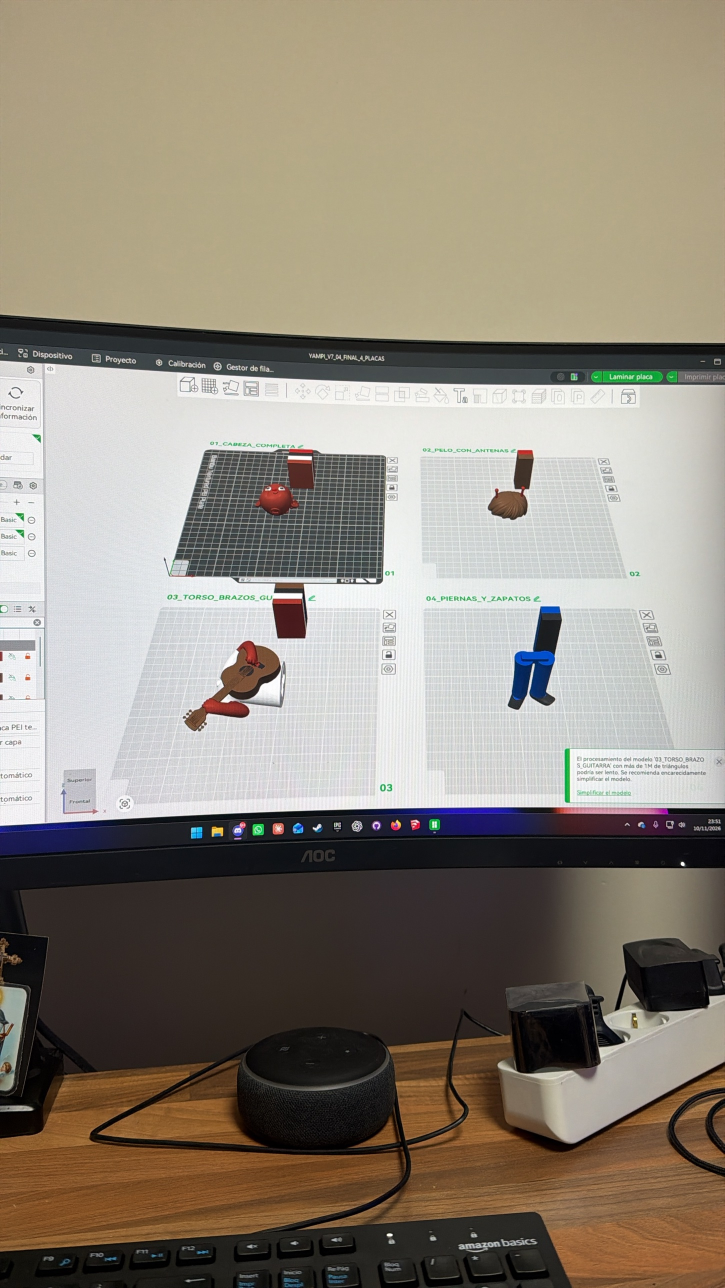
#> input picture assets/source/bambu_studio_placas.jpg, 1449 x 2576 px (shown at 1/2 size)
$ python -i core.py   (imports and definitions only)
#> lines starting #> are read from the running program, lines starting #| are printed output that depends on the picture
"""Núcleo del motor: easing, cámara, composición, tipografía y efectos de cine.

Todas las imágenes son float32 HxWx3 en rango 0..1 (sRGB).
"""
from __future__ import annotations

import functools
import math
from pathlib import Path

import cv2
import numpy as np
from PIL import Image, ImageDraw, ImageFont

ROOT = Path(__file__).resolve().parent.parent
FONTS = ROOT / "assets" / "fonts"

# [1 line not run here, left out]


# --------------------------------------------------------------------------- #
# Easing y envolventes
# --------------------------------------------------------------------------- #
def clamp01(x):
    return 0.0 if x <= 0 else 1.0 if x >= 1 else float(x)


# [4 lines left out: function lin, not called in this run]


def smooth(x):
    x = clamp01(x)
    return x * x * (3 - 2 * x)


def smoother(x):
    x = clamp01(x)
    return x * x * x * (x * (x * 6 - 15) + 10)


def ease_out_cubic(x):
    x = clamp01(x)
    return 1 - (1 - x) ** 3


def ease_in_cubic(x):
    x = clamp01(x)
    return x ** 3


def ease_in_out_cubic(x):
    x = clamp01(x)
    return 4 * x ** 3 if x < 0.5 else 1 - (-2 * x + 2) ** 3 / 2


def ease_out_expo(x):
    x = clamp01(x)
    return 1.0 if x >= 1 else 1 - 2 ** (-10 * x)


def ease_in_expo(x):
    x = clamp01(x)
    return 0.0 if x <= 0 else 2 ** (10 * x - 10)


def ease_in_out_sine(x):
    x = clamp01(x)
    return -(math.cos(math.pi * x) - 1) / 2


def ease_out_back(x, s=1.70158):
    x = clamp01(x)
    return 1 + (s + 1) * (x - 1) ** 3 + s * (x - 1) ** 2


# [17 lines left out: functions ease_out_elastic, env, not called in this run]


def mix(a, b, x):
    return a + (b - a) * x


# --------------------------------------------------------------------------- #
# Ruido determinista
# --------------------------------------------------------------------------- #
# [66 lines left out: functions hash01, vnoise1, view, view_matrix, over, not called in this run]


def over_premul(dst, rgb_p, alpha):
    a = alpha[..., None] if alpha.ndim == 2 else alpha
    return dst * (1 - a) + rgb_p


def screen(dst, src):
    """Mezcla 'trama' (suma de luz sin quemar): dst + src*(1-dst)."""
    return dst + src * (1 - dst)


# [5 lines left out: function solid, not called in this run]


def hexcol(h):
    h = h.lstrip("#")
    return np.array([int(h[i:i + 2], 16) / 255 for i in (0, 2, 4)], np.float32)


def luma(img):
    return img[..., 0] * 0.2126 + img[..., 1] * 0.7152 + img[..., 2] * 0.0722


def blur(img, sigma):
    if sigma <= 0.05:
        return img
    if sigma > 12:
        # reducir, desenfocar y ampliar (mucho más rápido y equivalente)
        f = max(1, int(sigma / 6))
        h, w = img.shape[:2]
        small = cv2.resize(img, (max(1, w // f), max(1, h // f)), interpolation=cv2.INTER_AREA)
        small = cv2.GaussianBlur(small, (0, 0), sigma / f)
        return cv2.resize(small, (w, h), interpolation=cv2.INTER_LINEAR)
    return cv2.GaussianBlur(img, (0, 0), sigma)


# [14 lines left out: function dir_blur, not called in this run]


# --------------------------------------------------------------------------- #
# Tipografía
# --------------------------------------------------------------------------- #
FONT_FILES = {
    "montserrat": "Montserrat-VF.ttf",
    "cinzel": "Cinzel-VF.ttf",
    "bebas": "BebasNeue-Regular.ttf",
    "mono": "JetBrainsMono-VF.ttf",
    "fredoka": "Fredoka-VF.ttf",
    "cormorant": "CormorantGaramond-VF.ttf",
    "cormorant_it": "CormorantGaramond-Italic-VF.ttf",
}


# [138 lines left out: functions get_font, text_layer, place_layer, draw_text, not called in this run]


# --------------------------------------------------------------------------- #
# Efectos de cine
# --------------------------------------------------------------------------- #
class Grain:
    # [28 lines left out: functions __init__, apply, vignette_mask, not called in this run]


def bloom(frame, threshold=0.72, sigma=28, strength=0.45, tint=(1.0, 0.92, 0.82)):
    L = luma(frame)
    m = np.clip((L - threshold) / (1 - threshold + 1e-6), 0, 1)
    b = blur(frame * m[..., None], sigma)
    return frame + b * strength * np.asarray(tint, np.float32)


# [84 lines left out: functions chroma_ab, letterbox, shake_offset, apply_shake, soft_blob, add_light_leak and 1 more, not called in this run]


def _tone_lut(n=4096, vmax=3.0):
    x = np.linspace(0, vmax, n, dtype=np.float64)
    k, A = 0.84, 1.10
    y = np.where(x > k, k + (A - k) * (1 - np.exp(-(x - k) / (A - k))), x)
    return (np.clip(y, 0, 1) * 255 + 0.5).astype(np.uint8)


_LUT = _tone_lut()


# [4 lines left out: function finalize, not called in this run]

>>> import cv2
>>> picture = cv2.imread('../assets/source/bambu_studio_placas.jpg')
#> picture is the input picture: shape (2576, 1449, 3); mean B, G, R 122.2, 135.1, 143.5
>>> result = bloom(picture)
#> in luma, `return img[..., 0] * 0.2126 + img[..., 1] * 0.7152 + img[..., 2] * 0.0..`:
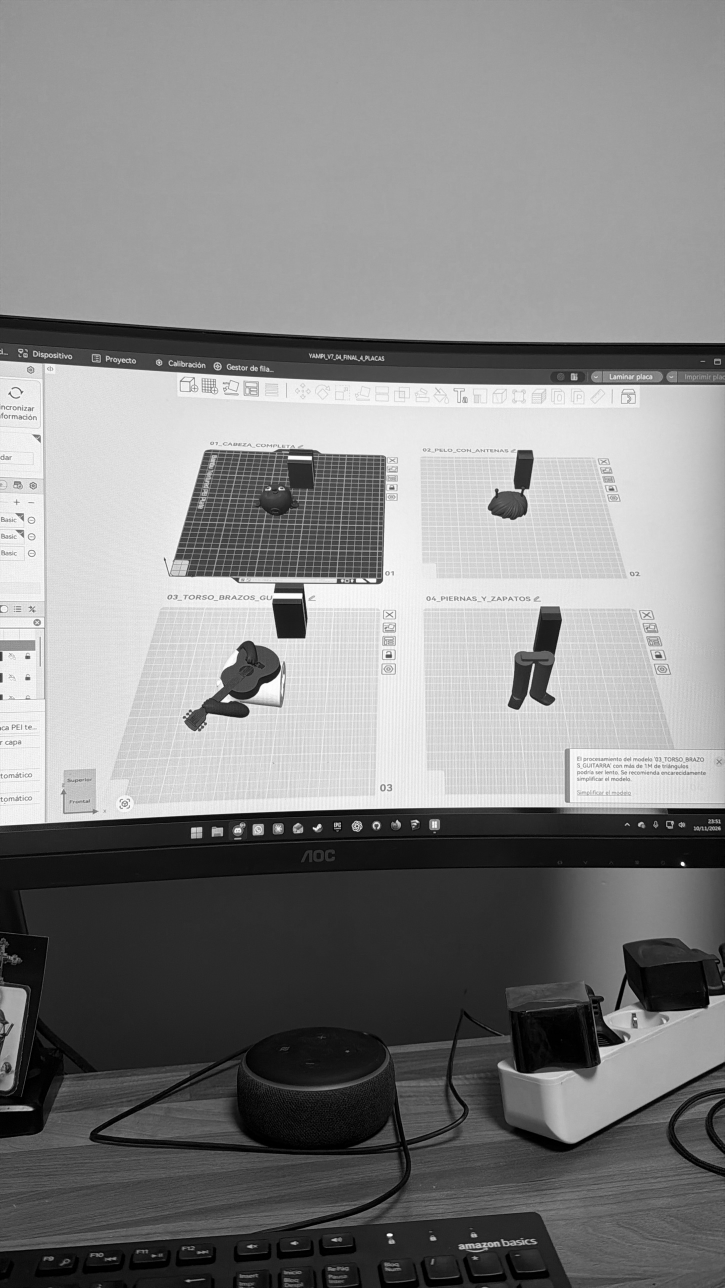
#> returned value: shape (2576, 1449) float64 (shown at 1/2 size); min 0, max 255, mean 133
#> in bloom, `m = np.clip((L - threshold) / (1 - threshold + 1e-6), 0, 1)`:
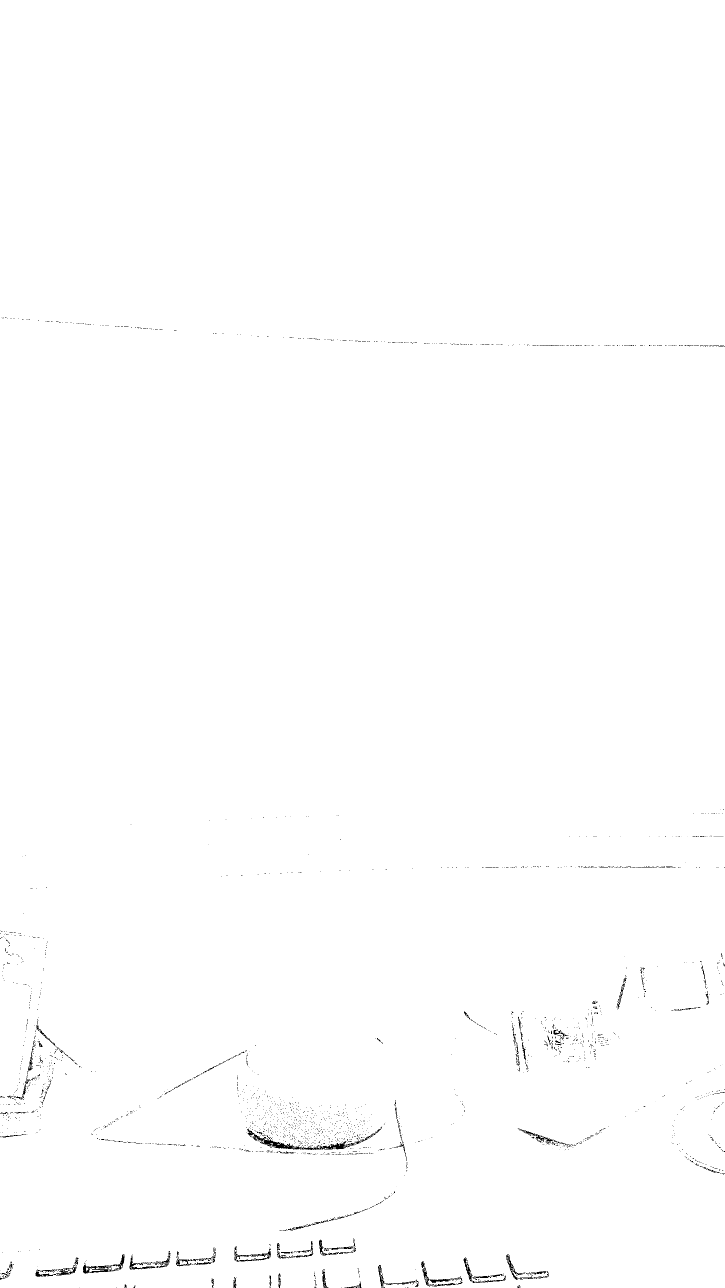
#> m: shape (2576, 1449) float64 (shown at 1/2 size); min 0, max 1, mean 0.996
#> in blur, `small = cv2.resize(img, (max(1, w // f), max(1, h // f)), interpolatio..`:
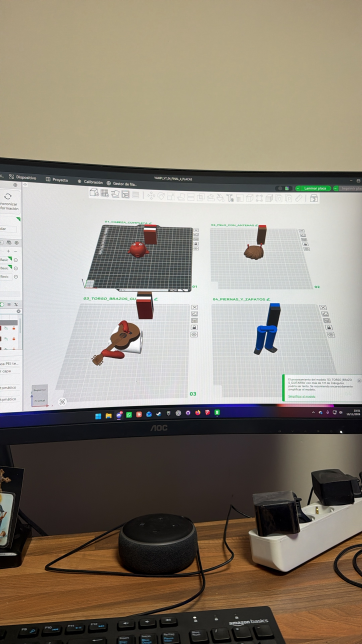
#> small: shape (644, 362, 3) float64; mean of channels 0, 1, 2 122.2, 135.1, 143.5; drawn as B, G, R
#> in blur, `small = cv2.GaussianBlur(small, (0, 0), sigma / f)`:
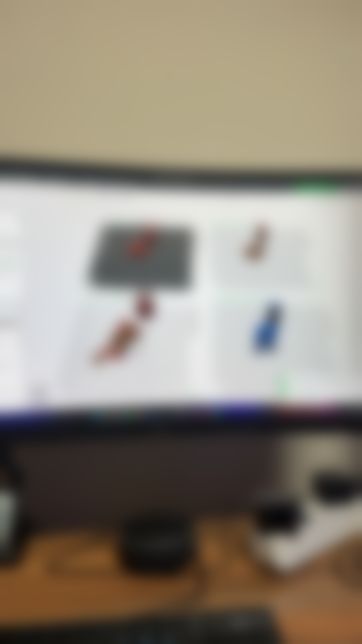
#> small: shape (644, 362, 3) float64; mean of channels 0, 1, 2 122.2, 135.2, 143.5; drawn as B, G, R
#> in bloom, `return frame + b * strength * np.asarray(tint, np.float32)`:
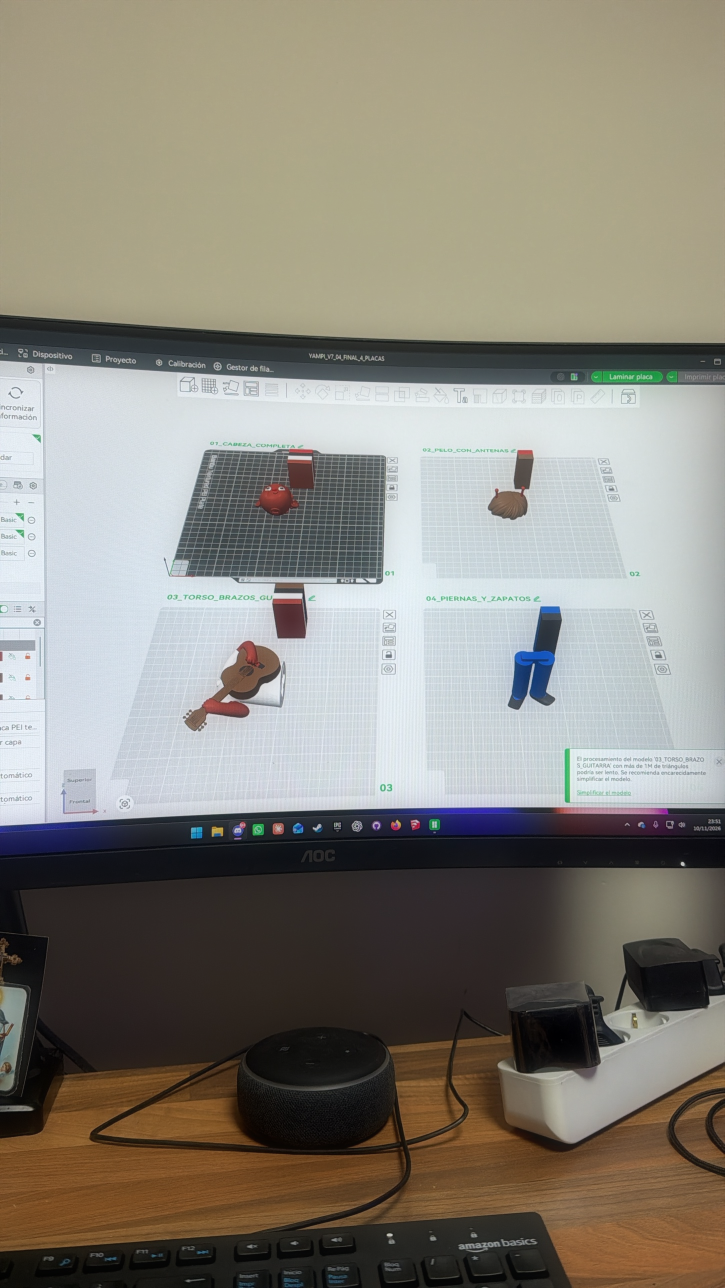
#> returned value: shape (2576, 1449, 3) float64 (shown at 1/2 size); mean of channels 0, 1, 2 177.2, 191.1, 196.4; drawn with min black and max white
